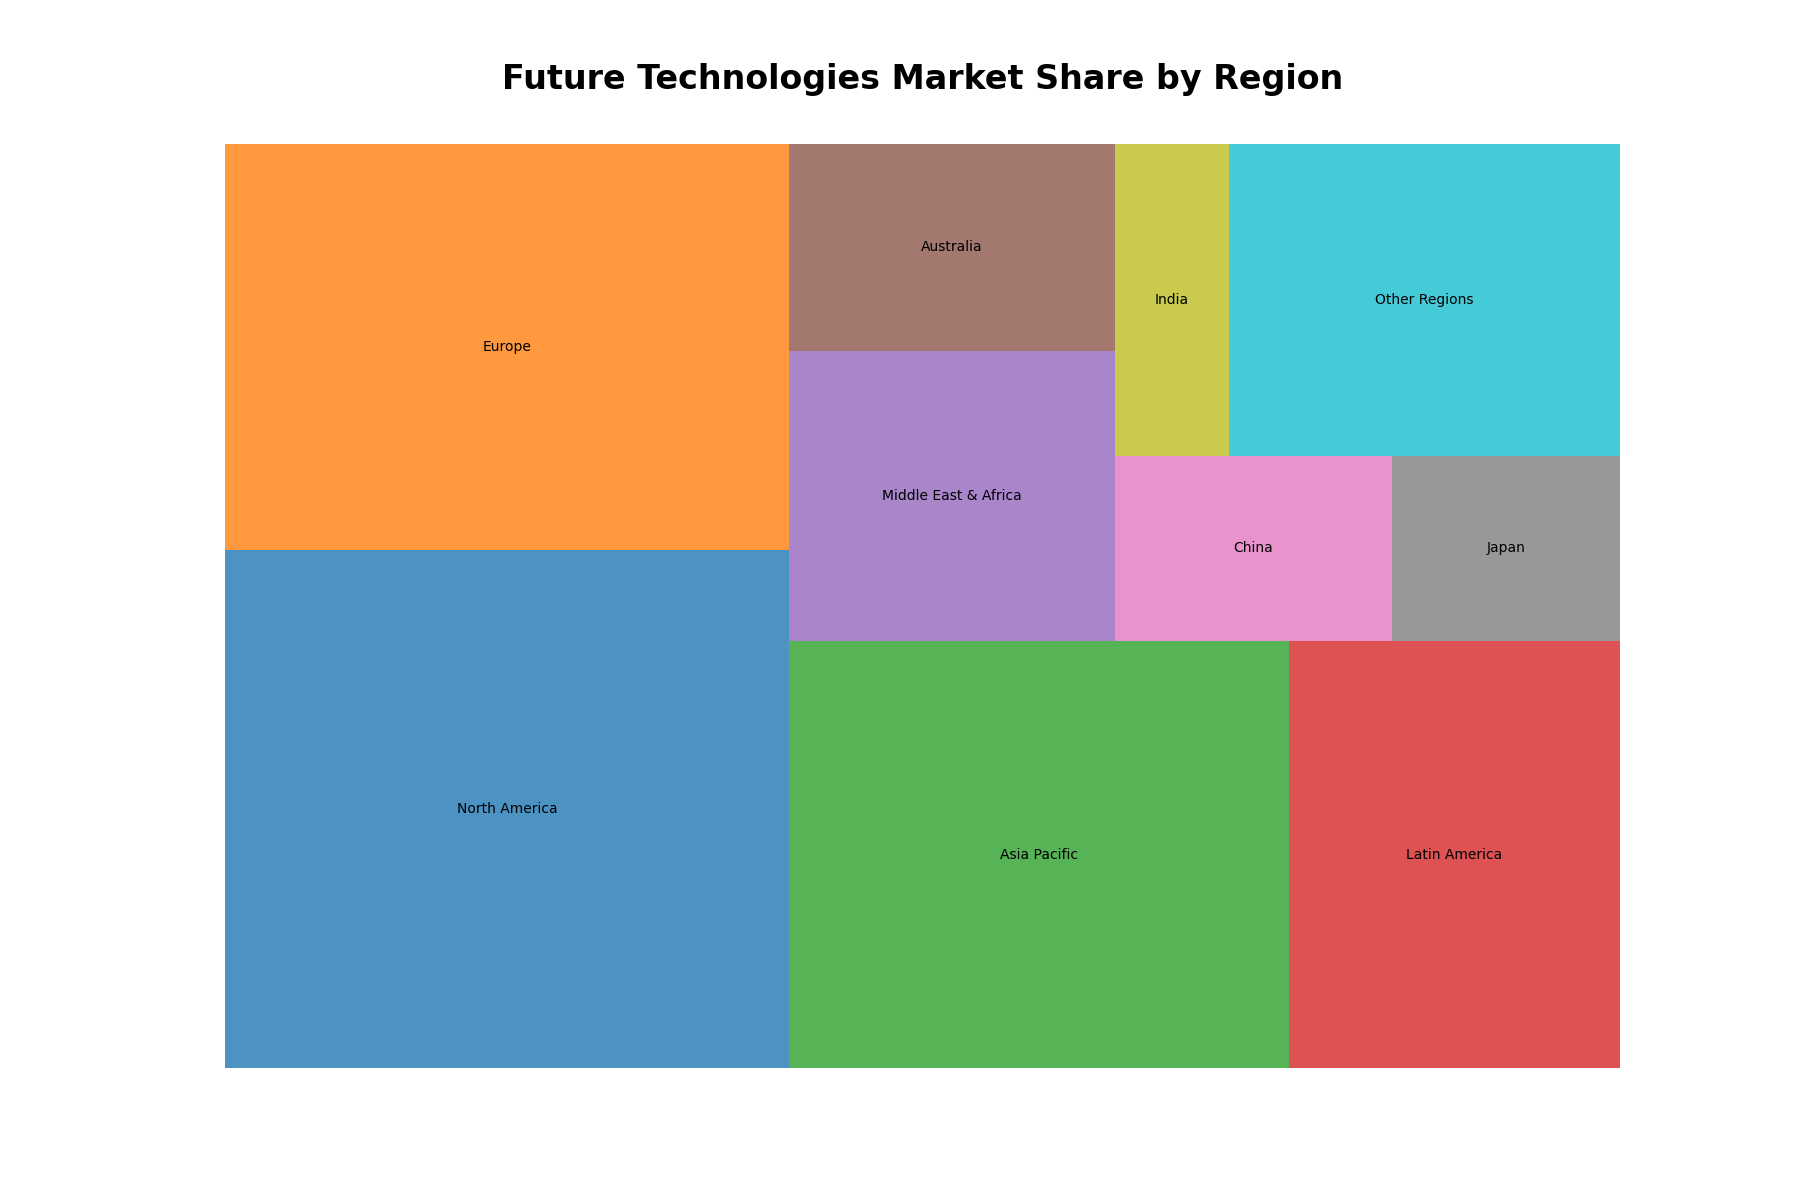

This figure's Python source:

import matplotlib.pyplot as plt
import pandas as pd
import squarify

# Prepare the data
data = {
    'Region': ['North America', 'Europe', 'Asia Pacific', 'Latin America', 'Middle East & Africa', 'Australia', 'China', 'Japan', 'India', 'Other Regions'],
    'Market Share Percentage': [25.6, 20.1, 18.7, 12.4, 8.3, 5.9, 4.5, 3.7, 3.1, 10.7]
}
df = pd.DataFrame(data)

# Create a color palette, mapped to these values
colors = ['#1f77b4', '#ff7f0e', '#2ca02c', '#d62728', '#9467bd', '#8c564b', '#e377c2', '#7f7f7f', '#bcbd22', '#17becf']

# Plot
plt.figure(figsize=(18, 12))
squarify.plot(sizes=df['Market Share Percentage'], label=df['Region'], color=colors, alpha=0.8)
plt.title('Future Technologies Market Share by Region', fontsize=24, fontweight='bold', y=1.05)
plt.axis('off')  # Removes the axes to create a treemap
plt.show()
